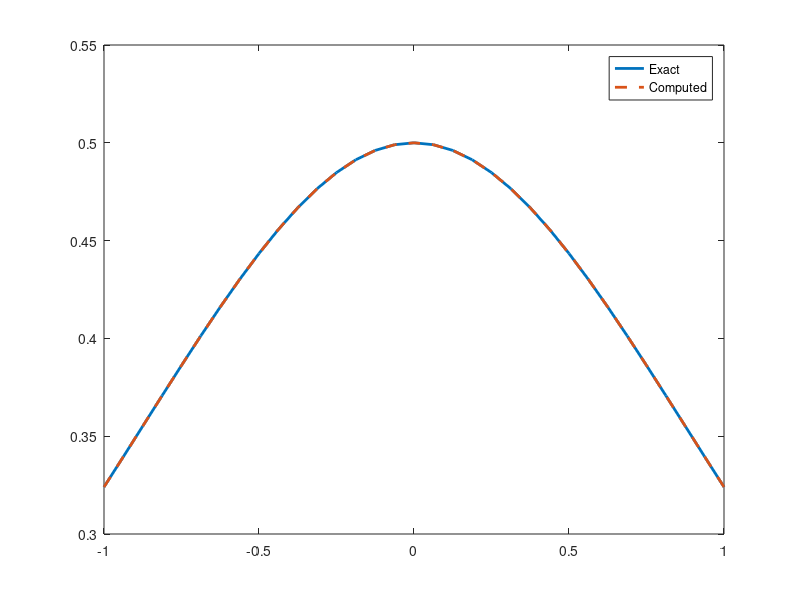

MATLAB code to generate this figure:
clc;
clear;

alpha = 1/(exp(1) + exp(-1));
beta = alpha ;

a = -1;
b = 1;
error = zeros(1,10);
M=10;
f = @(t,y,y1) -y + (2*(y1.^2))./y;
dfdy = @(t,y,y1) -1 - 2*((y1.^2)./(y.^2));
dfddy = @(t,y,y1) 4*(y1)./(y);

for po = 1:5
    N = 2^po;
    h = 2/(N);
    t = a + h*(0:N)';

    V = t.^(0:N);
    D = zeros(N+1,N+1);

    for j = 2:N+1
        D(:,j) = (j-1)*t.^(j-2);
    
    end 

    A = zeros(N+1,N+1);

    A(1,:) = a.^(0:N);
    A(N+1,:) = b.^(0:N);

    for i = 2:N
        for j = 3:N+1
            A(i,j) = (j-2)*(j-1)*(t(i)^(j-3));
        end    
    end

    yexact = (exp(t) + exp(-t)).^-1;

    y = alpha*ones(N+1,1);

    iter =0;
    maxiter = 50;
    while iter < maxiter
        
        sum1 = V*y;
        sum2 = D*y;
        fvec = zeros(N+1,1);
        fvec(1) = alpha;
        fvec(N+1) = beta;

        fvec(2:N) = f(t(2:N),sum1(2:N),sum2(2:N));
        H = A*y - fvec;

        Fj = zeros(N+1,N+1);
        dfdy_vec = dfdy(t(2:N),sum1(2:N),sum2(2:N));
        dfddy_vec = dfddy(t(2:N),sum1(2:N),sum2(2:N));
        Fj(2:N,:) = dfdy_vec.*V(2:N,:) + dfddy_vec.*D(2:N,:);

        dH = A - Fj;

        upd = 0.5*(dH\H);

        if(norm(upd)<1e-6)
            break;
        else
            y = y-upd;
            iter = iter +1;
        end
    end 
    if iter == maxiter
        warning('Maximum iterations reached\n');
    end

    % Solution
    sol = V * y;
    error(po) = max(abs(yexact - sol))/max(abs(yexact));
    for m = 3:M
        if m <= 10
            fprintf('%6d\t%0.6e\t%0.2f\n', 2^m, error(m)); % ifelse(m > 3, error(m-1)/error(m), NaN)
        end
    end
end



% Plot
plot(t, yexact, 'LineWidth', 2);
hold on;
plot(t, sol, '--', 'LineWidth', 2);
legend('Exact', 'Computed');


  
